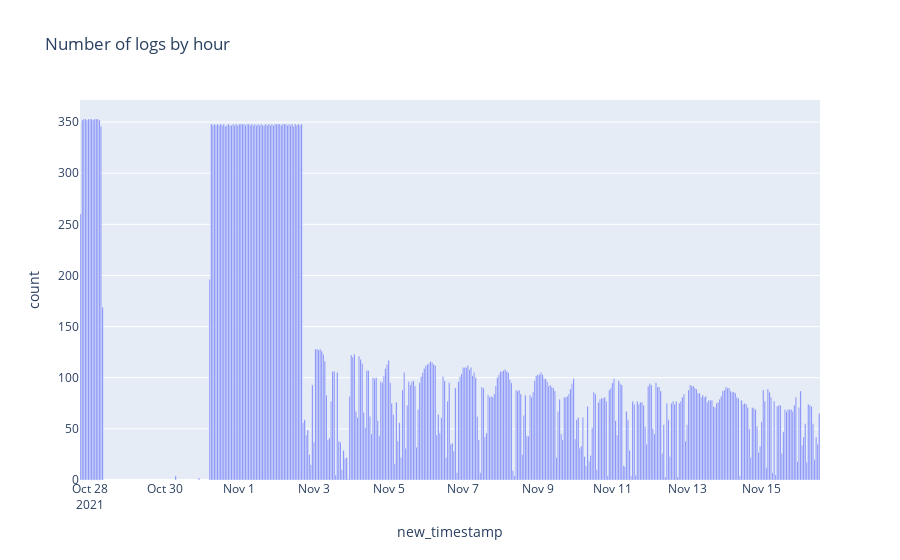

Notebook code for this chart:
### Code cell
fig = px.bar(df4, x='new_timestamp', y='count', 
             title='Number of logs by hour')
fig.show()

### Figure 1 — Plotly figure (JSON) as saved in the notebook; plotly's stock layout.template omitted (floating-point values rounded to 4 significant figures; data arrays with more than 128 entries replaced by an {"elided": "..."} marker saying what was removed)
{"data": [{"alignmentgroup": "True", "hoverlabel": {"namelength": 0}, "hovertemplate": "new_timestamp=%{x}<br>count=%{y}", "legendgroup": "", "marker": {"color": "#636efa"}, "name": "", "offsetgroup": "", "orientation": "v", "showlegend": false, "textposition": "auto", "type": "bar", "x": {"elided": "410 str values"}, "xaxis": "x", "y": {"elided": "410 int values"}, "yaxis": "y"}], "layout": {"barmode": "relative", "legend": {"tracegroupgap": 0}, "title": {"text": "Number of logs by hour"}, "xaxis": {"anchor": "y", "domain": [0, 1], "title": {"text": "new_timestamp"}}, "yaxis": {"anchor": "x", "domain": [0, 1], "title": {"text": "count"}}}}
